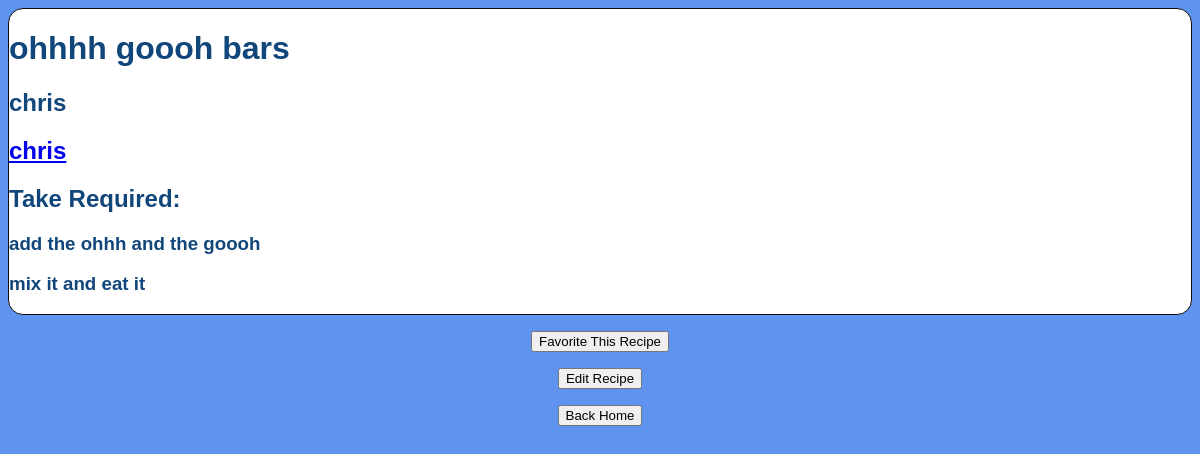
The app's page /recipes/2/ (signed in) with its own data.
### recipe/models.py (models this page shows, shortened)
class RecipeItem(models.Model):
    title = models.CharField(max_length=50)
    author = models.ForeignKey(Author, on_delete=models.CASCADE)
    description = models.TextField()
    date = models.DateTimeField(default=timezone.now)
    time = models.CharField(max_length=30)
    instructions = models.TextField()

class Author(models.Model):
    user = models.OneToOneField(to=User, on_delete=models.CASCADE, default=None)
    name = models.CharField(max_length=50, default=None)
    bio = models.TextField()
    favorite = models.ManyToManyField(
        'RecipeItem',
        related_name='favorite',
        default = None,
        blank=True,
        symmetrical=False
        )
    def __str__(self):
        return self.name

### recipe/views.py (the view)
# urls.py: path('recipes/<int:id>/', views.recipe_details, name="recipe_details"),
def recipe_details(request, id):
    recipe = RecipeItem.objects.get(id=id)
    if request.user.is_authenticated:
        current_author = request.user.author.favorite.all()
        return render(request, "recipe_details.html", {"recipe": recipe, "current_author": current_author})
    return render(request, "recipe_details.html", {"recipe": recipe})

### recipe/templates/recipe_details.html
{% load static %}
<head>
    <link rel="stylesheet" type="text/css" href="{% static 'css/index.css' %}">
</head>
<div class="card">
    <h1>{{ recipe.title }}</h1>
    <h2>{{ recipe.author }}</h2>
    <h2><a href="{% url 'author_details' id=recipe.id %}"> {{ recipe.author }}</a></h2>
    <h2>Take Required: {{ recipe.time }}</h2>
    <h3>{{ recipe.description }}</h3>
    <h3>{{ recipe.instructions }}</h3>
</div>
{% if request.user.is_authenticated %}
    <p>
        {% if recipe not in current_author %}
            <a href={% url 'favorite_add' id=recipe.id %}><button>Favorite This Recipe</button></a>
                {% else %}
            <a href={% url 'favorite_remove' id=recipe.id %}><button>Remove Favorite</button></a>
        {% endif %}
    </p>
{% endif %}
{% if request.user == recipe.author.user or request.user.is_superuser %}
    <p><a href={% url 'recipe_edit' id=recipe.id %}><button>Edit Recipe</button></a></p>
{% endif %}
<p>
  <a href="{% url 'homepage' %}"><button>Back Home</button></a>
</p>

### recipe/static/css/index.css (style rules this page uses)
.card { border: 1px solid #0c0c0c; border-top-left-radius: 15px; border-top-right-radius: 15px; border-bottom-right-radius: 15px; border-bottom-left-radius: 15px; background-color: white; text-align: left; color: rgb(17, 70, 123) }

### records on screen
RecipeItem: title "ohhhh goooh bars", author "chris", description "add the ohhh and the goooh", instructions "mix it and eat it"
